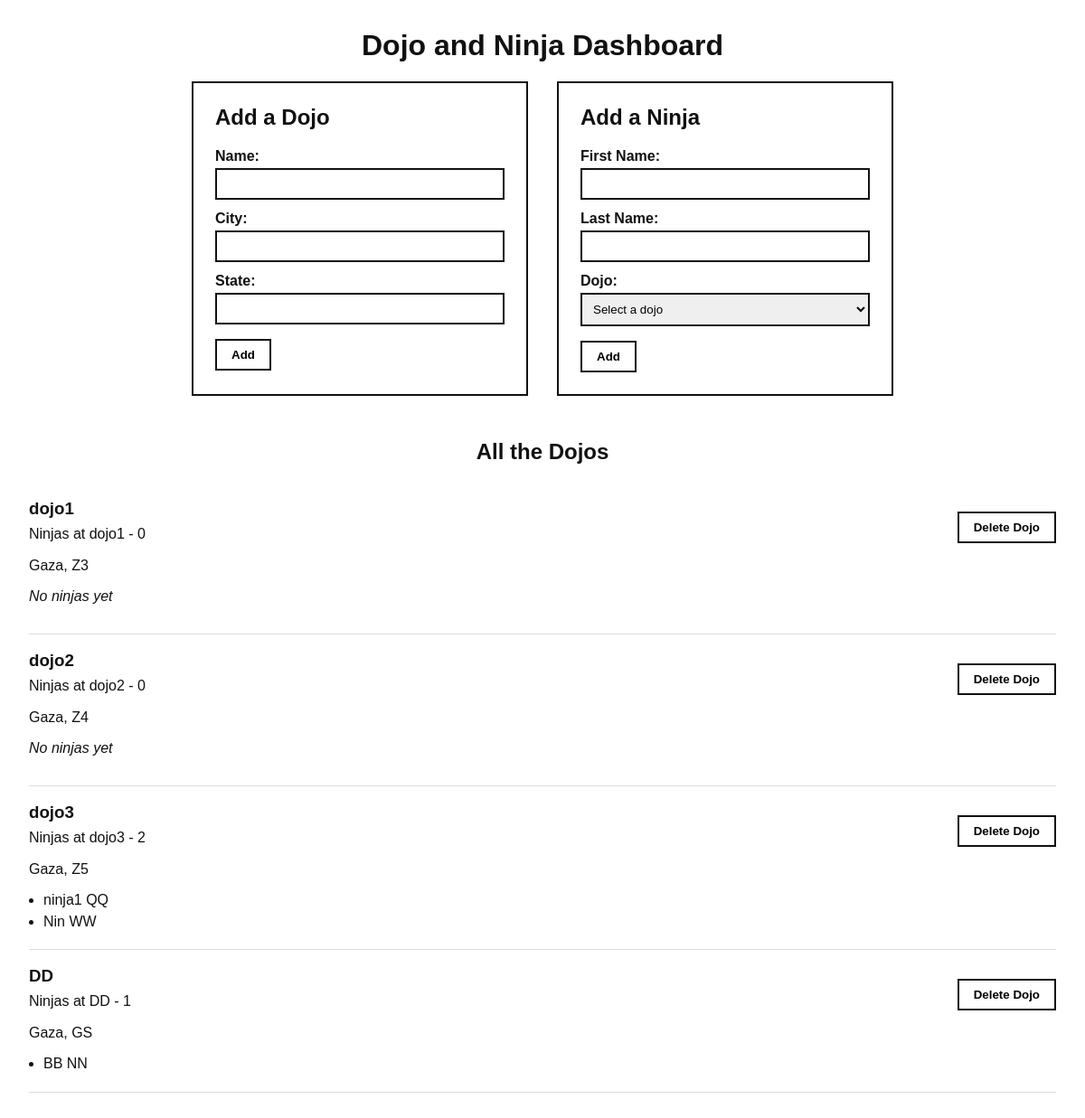
Before: / with the older database file.
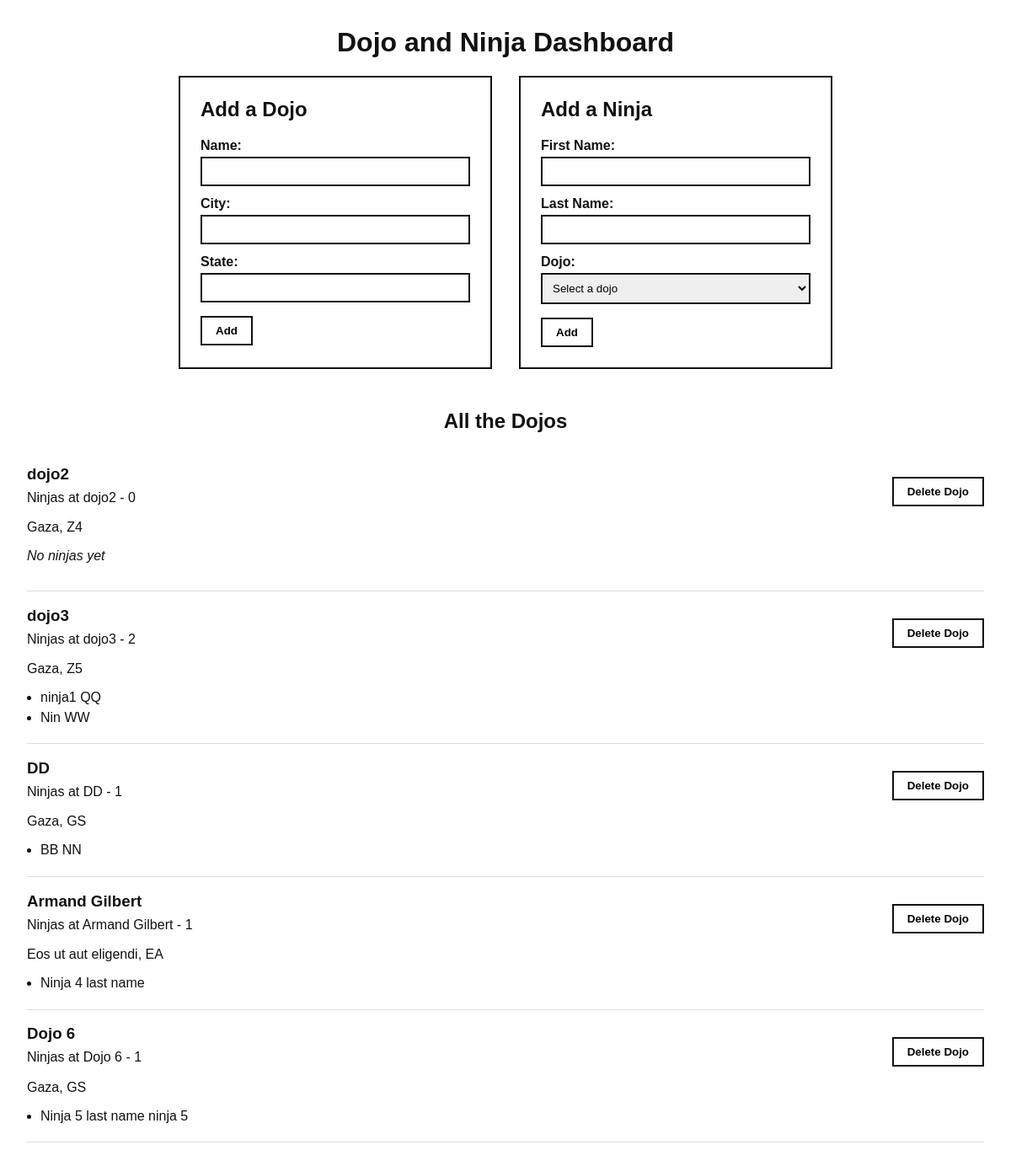
After: the same page with the newer database file.
### dojo_app/models.py (models this page shows, shortened)
class Dojo(models.Model):
    name = models.CharField(max_length=255)
    city = models.CharField(max_length=255)
    state = models.CharField(max_length=2)
    desc = models.TextField(default='old dojo')

class Ninja(models.Model):
    first_name = models.CharField(max_length=255)
    last_name = models.CharField(max_length=255)
    dojo = models.ForeignKey(Dojo, related_name="ninjas", on_delete=models.CASCADE)

### dojo_app/views.py (the view)
# urls.py: path('', views.index, name='index'),
def index(request):
  dojos = Dojo.objects.all()
  return render(request, 'dojo_app/index.html', {
        'dojos': dojos,
    })

### dojo_app/templates/dojo_app/index.html (shortened to what this page needs)
<!DOCTYPE html>
<html lang="en">
  <head>
  </head>
  <body>
    <h1 style="text-align:center;">Dojo and Ninja Dashboard</h1>
    <div class="panel">
      <div class="card">
        <h2>Add a Dojo</h2>
        <form method="post" action="{% url 'create_dojo' %}">
          <label for="name">Name:</label>
          <input id="name" name="name" required />
          <label for="city">City:</label>
          <input id="city" name="city" required />
          <label for="state">State:</label>
          <input id="state" name="state" maxlength="2" required />
          <button type="submit">Add</button>
        </form>
      </div>
      <div class="card">
        <h2>Add a Ninja</h2>
        <form method="post" action="{% url 'create_ninja' %}">
          <label for="first_name">First Name:</label>
          <input id="first_name" name="first_name" required />
          <label for="last_name">Last Name:</label>
          <input id="last_name" name="last_name" required />
          <label for="dojo">Dojo:</label>
          <select id="dojo" name="dojo" required>
            <option value="">Select a dojo</option>
          </select>
          <button type="submit">Add</button>
        </form>
      </div>
    </div>
    <h2 style="text-align:center; margin-top: 3rem;">All the Dojos</h2>
    <div>
      {% if dojos %}
        {% for dojo in dojos %}
          <div class="dojo-block">
            <div class="dojo-header">
              <div>
                <h3>{{ dojo.name }}</h3>
                <p class="dojo-info">Ninjas at {{ dojo.name }} - {{ dojo.ninjas.count }}</p>
              </div>
              <form method="post" action="{% url 'delete_dojo' dojo.id %}">
                <button type="submit">Delete Dojo</button>
              </form>
            </div>
            <p>{{ dojo.city }}, {{ dojo.state }}</p>
            {% if dojo.ninjas.all %}
              <ul>
                {% for ninja in dojo.ninjas.all %}
                  <li>{{ ninja.first_name }} {{ ninja.last_name }}</li>
                {% endfor %}
              </ul>
            {% else %}
              <p>
                <em>No ninjas yet</em>
              </p>
            {% endif %}
          </div>
        {% endfor %}
      {% else %}
        <p>No dojos have been added yet.</p>
      {% endif %}
    </div>
  </body>
</html>

### dojo_app/templates/dojo_app/index.html (style rules this page uses)
body { font-family: Arial, sans-serif; margin: 2rem; color: #111; }
.panel { display: flex; flex-wrap: wrap; gap: 2rem; justify-content: center; }
.card { border: 2px solid #111; padding: 1.5rem; width: 320px; }
.card h2 { margin-top: 0; }
label { display: block; margin: 0.75rem 0 0.25rem; font-weight: bold; }
input, select { width: 100%; padding: 0.5rem; border: 2px solid #111; box-sizing: border-box; }
button { margin-top: 1rem; padding: 0.5rem 1rem; border: 2px solid #111; background: #fff; cursor: pointer; font-weight: bold; }
.dojo-block { border-bottom: 1px solid #ddd; padding: 1rem 0; }
.dojo-header { display: flex; justify-content: space-between; align-items: center; gap: 1rem; }
.dojo-header h3 { margin: 0 0 0.25rem; }
.dojo-info { margin: 0.5rem 0 0; }
ul { margin: 0.75rem 0 0 1rem; padding: 0; }
li { margin-bottom: 0.35rem; }

Changed rows visible on the page:
removed Dojo: name "dojo1", ninjas.count "0", city "Gaza", state "Z3", shows "No ninjas yet"
added Dojo: name "Armand Gilbert", ninjas.count "1", city "Eos ut aut eligendi", state "EA"
added Ninja: first_name "Ninja 4", last_name "last name", shown under "Armand Gilbert"
added Dojo: name "Dojo 6", ninjas.count "1", city "Gaza", state "GS"
added Ninja: first_name "Ninja 5", last_name "last name ninja 5", shown under "Dojo 6"
